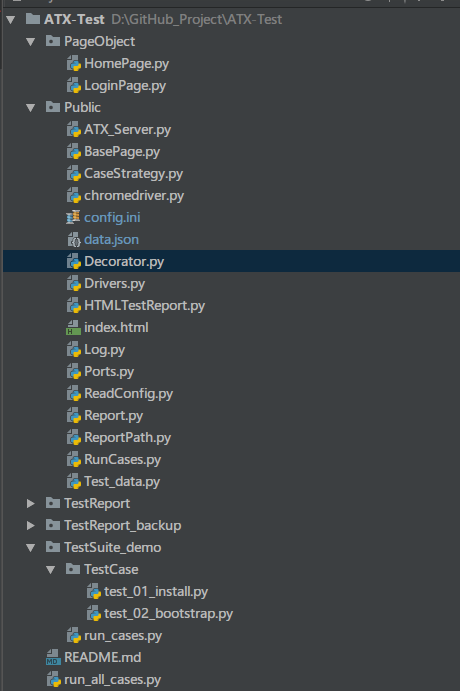
#> input picture ATX-Test/Image/atx-1.png, 460 x 691 px
$ python -i bg_sb.py   (imports and definitions only)
#> lines starting #> are read from the running program, lines starting #| are printed output that depends on the picture; after the words box and inside, x2 and y2 are one past the last pixel; in counts of white or black regions, pixels touching at a corner belong together
import cv2
import numpy as np

def lk_mg(img_path):
#> called with img_path = '../../ATX-Test/Image/atx-1.png'
    print('dasdsda')
    image1 = cv2.imread(img_path, 1)
#> image1 is the input picture: shape (691, 460, 3); mean B, G, R 69.6, 67.4, 63.5
    gray = cv2.cvtColor(image1, cv2.COLOR_BGR2GRAY)
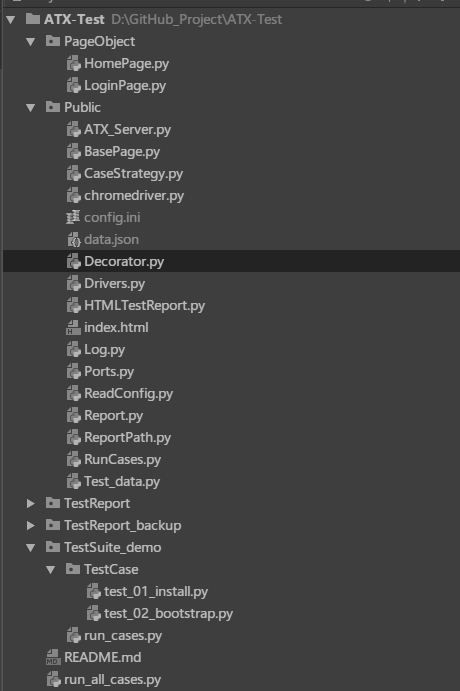
#> gray: shape (691, 460); min 34, max 207, mean 66.2
    binary = cv2.adaptiveThreshold(~gray, 255, cv2.ADAPTIVE_THRESH_GAUSSIAN_C, cv2.THRESH_BINARY, 11, 2)
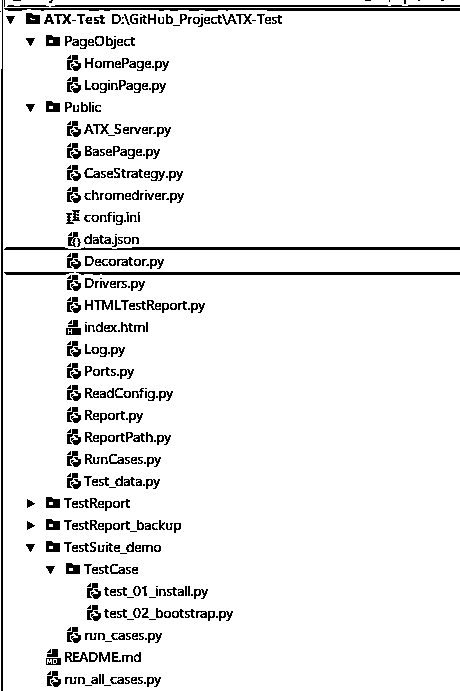
#> binary: shape (691, 460); 93.2% white; black in thin lines or dots
    ret, binary = cv2.threshold(gray, 100, 255, cv2.THRESH_BINARY)
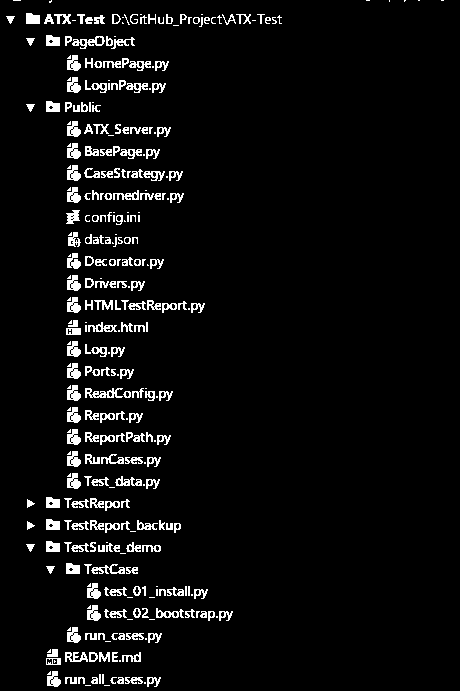
#> binary: shape (691, 460); 5.2% white in thin lines or dots
    #  findContours 获取轮廓
    contours, hierarchy = cv2.findContours(
        binary, cv2.RETR_TREE, cv2.CHAIN_APPROX_SIMPLE)
#> contours = 619 contours, 410 with area under 20; largest, box (x1, y1, x2, y2) and area: (72, 36, 105, 49) 172, (85, 388, 123, 398) 169, (156, 608, 184, 618) 132, (47, 671, 61, 687) 128, (67, 627, 81, 643) 128
    content = []
    name = 0
    mean_size = np.mean([cv2.contourArea(i)for i in contours]) #获取平均面积
#> mean_size = 24.08
    for i, contour in enumerate(contours):
        size = cv2.contourArea(contour) #获取面积
        if 1 < size < mean_size: #大于平均面积的方块不获取
            x, y, w, h = cv2.boundingRect(contour)
            cv2.rectangle(image1, (x, y), (x + w, y + h), (146, 43, 33), 1)
            mb = {
            "width": "%s" % w,
            "height": "%s" % h,
            "left": "%s" % x,
            "top": "%s" % y,
            "name": "Rect%s" % name,
            "fill": "rgba(220,20,60,0.4)",
            "type": "rect"
            }
            content.append(mb)
            name += 1
#> this loop made 619 passes
#> (contour, size, x, y, w, h) on passes 17, 18, 24, 40, 58: ([[102, 674], [102, 683], [103, 683], [103, 674]], 9, 102, 674, 2, 10), ([[99, 674], [99, 683], [100, 683], [100, 674]], 9, 99, 674, 2, 10), ([[50, 671], [47, 674], [50, 674]], 4.5, 47, 671, 4, 4), ([[50, 649], [47, 652], [50, 652]], 4.5, 47, 649, 4, 4), ([[70, 627], [67, 630], [70, 630]], 4.5, 67, 627, 4, 4)
#> (size, x, y, w, h) on passes 5, 7, 9, 10, 11, 13: (17.5, 148, 677, 5, 7), (4, 132, 677, 4, 3), (5.5, 119, 680, 4, 4), (6, 118, 677, 5, 3), (9, 110, 677, 7, 7), (5.5, 93, 680, 4, 4)
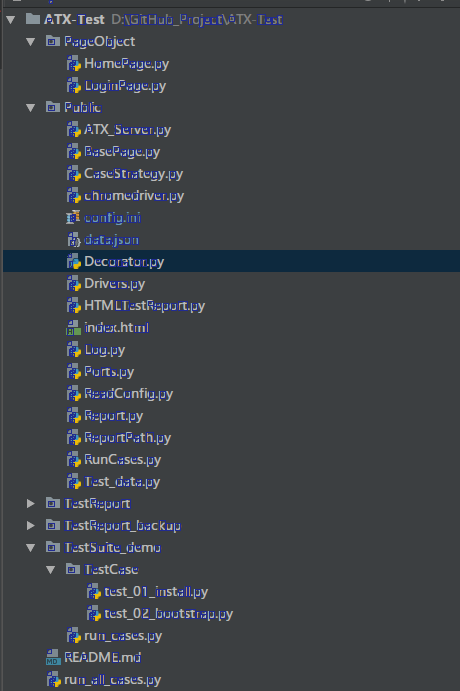
#> image1: shape (691, 460, 3); 2.32% of pixels changed, all inside (x1, y1, x2, y2) = (47, 0, 283, 687)
#> after the loop, content = 382 items; name = 382
    # print(content)
    return content

>>> result = lk_mg('../../ATX-Test/Image/atx-1.png')
#> result = 382 items

$ run again, on ATX-Test/Image/atx-2.png
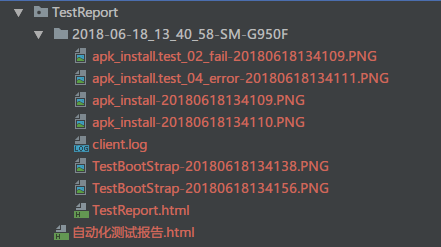
#> input picture ATX-Test/Image/atx-2.png, 441 x 247 px
#> in lk_mg, image1 is the input picture: shape (247, 441, 3); mean B, G, R 69, 67.8, 71.2
#> in lk_mg, `ret, binary = cv2.threshold(gray, 100, 255, cv2.THRESH_BINARY)`:
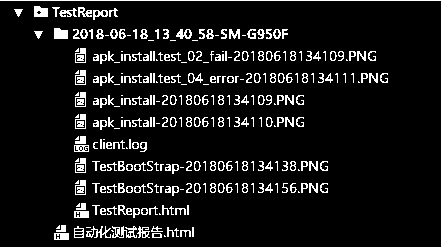
#> binary: shape (247, 441); 8.8% white in thin lines or dots
#> contours = 469 contours, 292 with area under 20; largest, box (x1, y1, x2, y2) and area: (54, 28, 68, 39) 116, (34, 6, 48, 17) 116, (75, 180, 86, 195) 116, (75, 158, 86, 173) 116, (75, 114, 86, 129) 116
#> mean_size = 20.58
#> the loop in lk_mg, `for i, contour in enumerate(contours):` made 469 passes
#> (contour, size, x, y, w, h) on passes 9, 21, 29, 43, 50: ([[192, 227], [192, 236], [193, 236], [193, 227]], 9, 192, 227, 2, 10), ([[133, 227], [134, 226], [135, 227], [134, 228]], 2, 133, 226, 3, 3), ([[59, 225], [56, 228], [59, 228]], 4.5, 56, 225, 4, 4), ([[187, 205], [187, 214], [188, 214], [188, 205]], 9, 187, 205, 2, 10), ([[79, 203], [76, 206], [79, 206]], 4.5, 76, 203, 4, 4)
#> after the loop in lk_mg, `for i, contour in enumerate(contours):`:
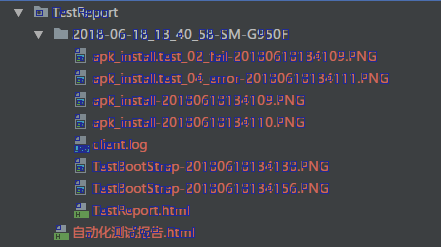
#> image1: shape (247, 441, 3); 5.44% of pixels changed, all inside (x1, y1, x2, y2) = (36, 7, 389, 239)
#> after the loop in lk_mg, `for i, contour in enumerate(contours):`: content = 262 items; name = 262
#> result = 262 items
